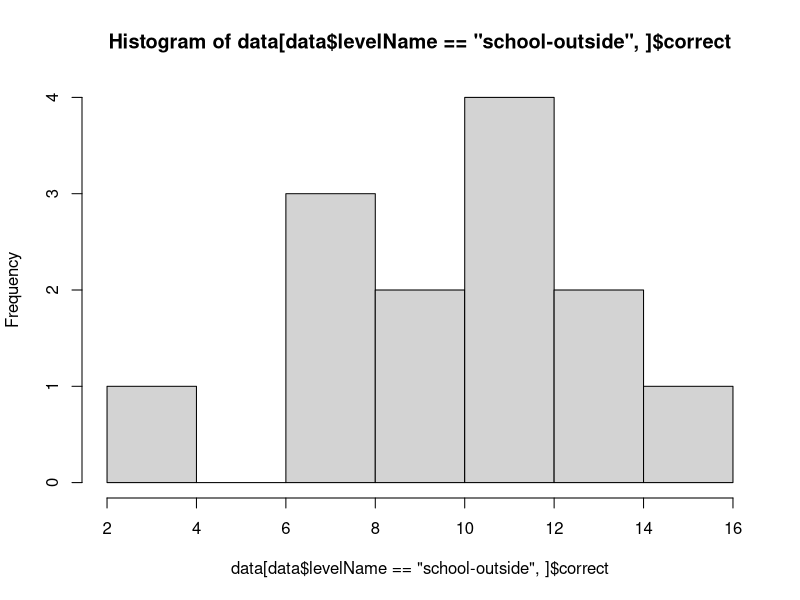
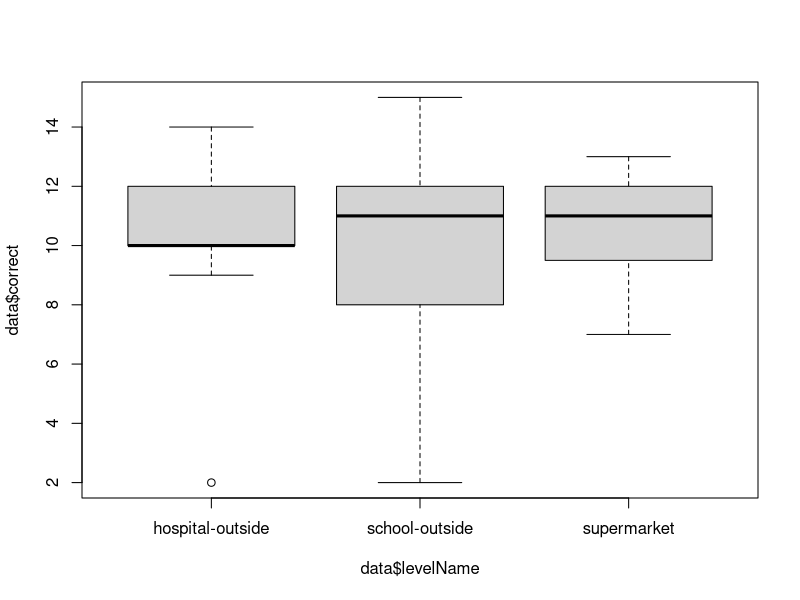
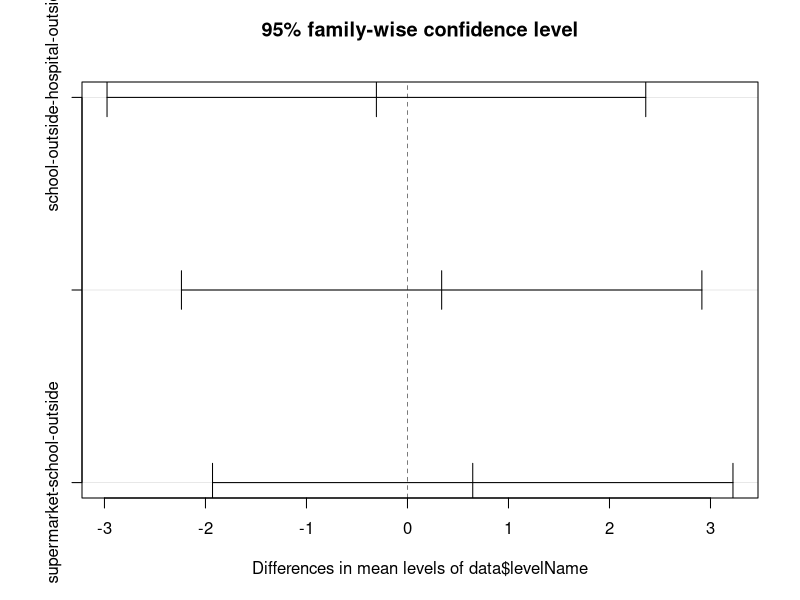

The R source for these figures, in order:
data = read.csv2("data.csv")

hist(data[data$levelName == "school-outside",]$correct, breaks = 7)

boxplot(data$correct ~ data$levelName)

aov.res = aov(data$correct ~ data$levelName)
summary(aov.res)

tukey.res = TukeyHSD(aov.res)
plot(tukey.res)

schoolScores = data[data$levelName == "school-outside",]$score
supermarketScores = data[data$levelName == "supermarket",]$score

df_val = min(length(schoolScores), length(supermarketScores)) - 1

SE = sqrt((sd(schoolScores)**2)/length(schoolScores) + (sd(supermarketScores)**2)/length(supermarketScores))

q_val = (mean(schoolScores) - mean(supermarketScores) - 0) / SE

p_val = (1 - pt(q = q_val, df = df_val)) * 2

